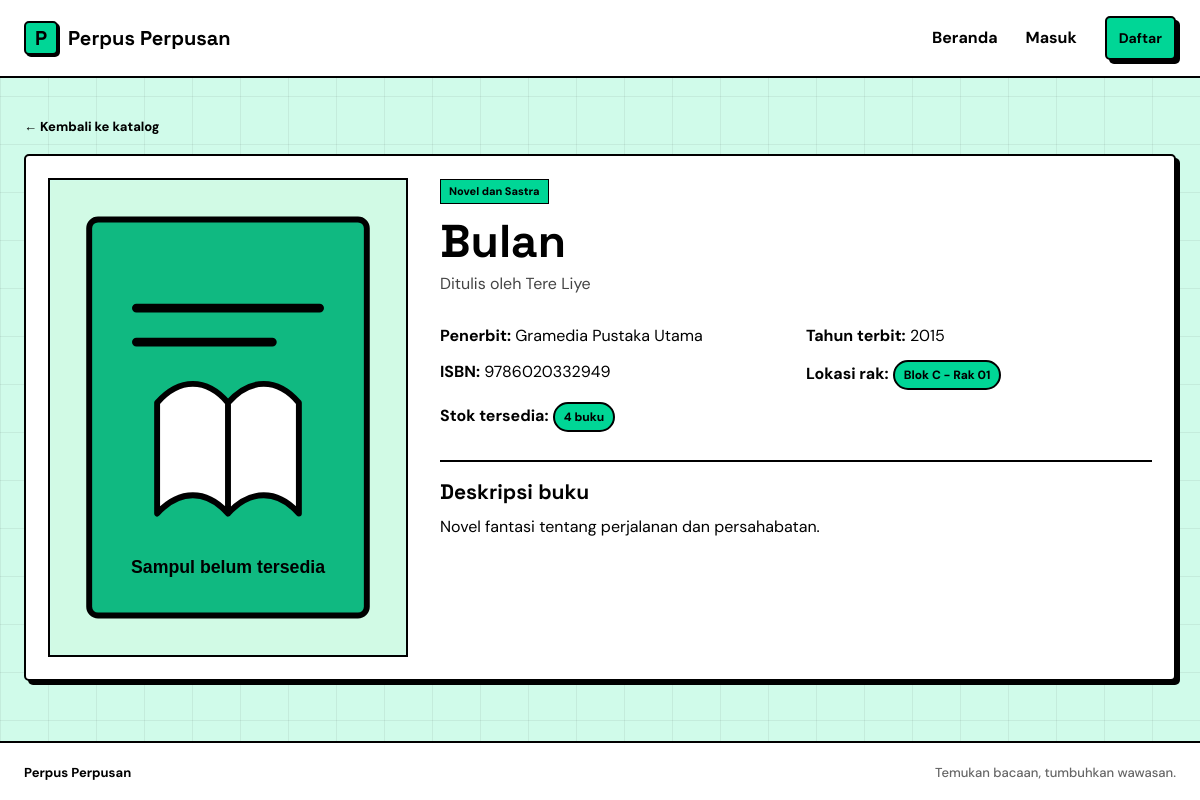
/frontend/detail_buku.php?id=2, run on the app's committed database.
### tables this page shows
CREATE TABLE buku (
    id_buku INT UNSIGNED AUTO_INCREMENT PRIMARY KEY,
    judul VARCHAR(150) NOT NULL,
    penulis VARCHAR(100) NOT NULL,
    deskripsi TEXT NULL,
    gambar VARCHAR(255) NULL,
    rak VARCHAR(50) NULL,
    isbn VARCHAR(20) NOT NULL UNIQUE,
    tahun_terbit YEAR NOT NULL,
    id_kategori INT UNSIGNED NOT NULL,
    id_penerbit INT UNSIGNED NOT NULL,
    stok INT UNSIGNED DEFAULT 0,

    FOREIGN KEY (id_kategori) REFERENCES kategori(id_kategori),
    FOREIGN KEY (id_penerbit) REFERENCES penerbit(id_penerbit)
);

CREATE TABLE kategori (
    id_kategori INT UNSIGNED AUTO_INCREMENT PRIMARY KEY,
    nama_kategori VARCHAR(80) NOT NULL UNIQUE,
    deskripsi TEXT NULL
);

CREATE TABLE penerbit (
    id_penerbit INT UNSIGNED AUTO_INCREMENT PRIMARY KEY,
    nama_penerbit VARCHAR(100) NOT NULL,
    alamat VARCHAR(150) NOT NULL,
    no_telepon VARCHAR(15) NOT NULL
);

### backend/controllers/BukuController.php (called while the page is built, shortened)
<?php
require_once __DIR__ . '/../models/Buku.php';
class BukuController
{
    private Buku $model;
    public function __construct(PDO $db)
    {
        $this->model = new Buku($db);
    }
    public function show(int $id): array|false
    {
        return $this->model->getById($id);
    }
}

### backend/models/Buku.php (called while the page is built, shortened)
<?php
class Buku
{
    public function getById(int $id): array|false
    {
        $sql = 'SELECT b.*, k.nama_kategori, p.nama_penerbit
                FROM buku b
                JOIN kategori k ON k.id_kategori = b.id_kategori
                JOIN penerbit p ON p.id_penerbit = b.id_penerbit
                WHERE b.id_buku = :id';
        $query = $this->db->prepare($sql);
        $query->execute(['id' => $id]);
        return $query->fetch();
    }
}

### frontend/bootstrap.php (called while the page is built, shortened)
<?php
require_once __DIR__ . '/../backend/controllers/AuthController.php';
require_once __DIR__ . '/../backend/controllers/BukuController.php';
function e(mixed $value): string
{
    return htmlspecialchars((string) $value, ENT_QUOTES, 'UTF-8');
}
function book_image_url(?string $path): string
{
    if (!$path || !preg_match('#^uploads/buku/[a-f0-9]{32}\.(jpg|png|webp)$#', $path)) {
        return 'assets/img/book-placeholder.svg';
    }
    return '../' . ltrim($path, '/');
}

### frontend/detail_buku.php (the view, shortened to what this page needs)
<?php
require_once __DIR__ . '/bootstrap.php';
$idBuku = filter_input(INPUT_GET, 'id', FILTER_VALIDATE_INT);
$buku = (new BukuController($db))->show($idBuku);
require __DIR__ . '/components/header.php';
require __DIR__ . '/components/navbar.php';
?>
<main class="wrap book-detail-page">
    <a class="text-link" href="katalog.php">← Kembali ke katalog</a>
    <article class="book-detail panel">
        <img
            class="book-detail-image"
            src="<?= e(book_image_url($buku['gambar'] ?? null)) ?>"
            alt="Sampul buku <?= e($buku['judul']) ?>"
            data-image-fallback="assets/img/book-placeholder.svg">
        <div class="book-detail-info">
            <span class="book-category"><?= e($buku['nama_kategori']) ?></span>
            <h1><?= e($buku['judul']) ?></h1>
            <p class="book-author">Ditulis oleh <?= e($buku['penulis']) ?></p>
            <div class="book-detail-facts">
                <p><strong>Penerbit:</strong> <?= e($buku['nama_penerbit']) ?></p>
                <p><strong>Tahun terbit:</strong> <?= e($buku['tahun_terbit']) ?></p>
                <p><strong>ISBN:</strong> <?= e($buku['isbn']) ?></p>
                <p><strong>Lokasi rak:</strong>
                    <span class="badge <?= e($buku['rak']) != 0 ? 'badge-green' : 'badge-red' ?>">
                        <?= e($buku['rak'] ?: 'Belum ditentukan') ?>
                    </span>
                </p>
                <p><strong>Stok tersedia:</strong>
                    <span class="badge <?= e($buku['stok']) != 0 ? 'badge-green' : 'badge-red' ?>">
                        <?= e(ucfirst($buku['stok'])) ?>
                        buku
                    </span>
                </p>
            </div>
            <section class="book-description">
                <h2>Deskripsi buku</h2>
                <?php if (trim((string) $buku['deskripsi']) !== ''): ?>
                    <p><?= nl2br(e($buku['deskripsi'])) ?></p>
                <?php else: ?>
                    <p>Belum ada deskripsi untuk buku ini.</p>
                <?php endif; ?>
            </section>
        </div>
    </article>
</main>
<?php require __DIR__ . '/components/footer.php'; ?>

### frontend/assets/css/style.css (style rules this page uses)
:root { --background: hsl(156, 84%, 90%); --secondary-background: #FFFFFF; --foreground: #000000; --main-foreground: #000000; --main: hsl(162, 100%, 42%); --border: #000000; --ring: #000000; --overlay: rgba(0, 0, 0, 0.8); --chart-1: #00D696; --chart-2: #7A83FF; --chart-3: #FACC00; --chart-4: #FF4D50; --chart-5: #0099FF; --paper: var(--background); --ink: var(--foreground); --yellow: var(--main); --blue: var(--chart-5); --red: var(--chart-4); --green: var(--chart-1); --line: 2px solid var(--border); --hard-shadow: 4px 4px 0px var(--border); --radius: 5px; }
* { box-sizing: border-box }
html { min-width: 320px }
body { margin: 0; min-height: 100vh; display: flex; flex-direction: column; background-color: var(--background); background-image: linear-gradient(rgba(0, 0, 0, 0.06) 1px, transparent 1px), linear-gradient(90deg, rgba(0, 0, 0, 0.06) 1px, transparent 1px); background-size: 48px 48px; background-attachment: fixed; color: var(--foreground); font-family: 'DM Sans', Arial, sans-serif; font-size: 16px; line-height: 1.5; }
body > main { flex: 1 0 auto; }
a { color: inherit; text-decoration: none }
.wrap { width: min(1160px, calc(100% - 48px)); margin-inline: auto }
.panel { margin-top: 25px; padding: 22px; border: 2px solid var(--ink); background: #fff; box-shadow: 4px 4px 0 var(--ink) }
.panel h2, .panel-heading h2 { font: 700 21px 'Space Grotesk', sans-serif; margin: 0 }
.badge { display: inline-block; padding: 4px 9px; border: 1.5px solid var(--ink); font-size: 12px; font-weight: 800 }
.badge-green { background: var(--green) }
.book-category { display: inline-block; padding: 3px 8px; border: 1px solid var(--border); background: var(--main); font-size: 11px; font-weight: 800; }
.book-author { margin: 0 0 12px; color: #444; }
.book-detail-page { padding-top: 36px; padding-bottom: 60px; }
.book-detail { display: grid; grid-template-columns: minmax(220px, 360px) 1fr; gap: 32px; align-items: start; margin-top: 16px; }
.book-detail-image { display: block; width: 100%; max-height: 500px; object-fit: contain; border: 2px solid var(--border); background: var(--background); }
.book-detail-info h1 { margin: 12px 0 6px; font: 700 clamp(30px, 4vw, 46px)/1.1 'Space Grotesk', sans-serif; }
.book-detail-facts { display: grid; grid-template-columns: 1fr 1fr; gap: 4px 20px; margin: 24px 0; }
.book-detail-facts p { margin: 4px 0; }
.book-description { margin: 22px 0; padding-top: 16px; border-top: 2px solid var(--border); }
.book-description h2 { margin: 0 0 8px; font: 700 21px 'Space Grotesk', sans-serif; }
.book-description p { white-space: normal; line-height: 1.75; }
.text-link { font-size: 13px; font-weight: 800 }

### frontend/assets/css/design-system.css (style rules this page uses)
:root { --yellow: var(--chart-3); --radius: 5px; --line: 2px solid var(--border); --hard-shadow: 4px 4px 0 var(--border); }
body { background-color: var(--background); }
.service-strip article, .auth-card, .sidebar, .stat-card, .panel, .book-card { border-radius: var(--radius); }
.panel { box-shadow: var(--hard-shadow); }
.badge { border: 2px solid var(--border); border-radius: 999px; }
.badge-green { background: var(--chart-1); }

### data on the page
buku: id_kategori.nama_kategori "Novel dan Sastra", judul "Bulan", penulis "Tere Liye", id_penerbit.nama_penerbit "Gramedia Pustaka Utama", tahun_terbit "2015", isbn "9786020332949", rak "Blok C - Rak 01", stok "4", deskripsi "Novel fantasi tentang perjalanan dan persahabatan."
